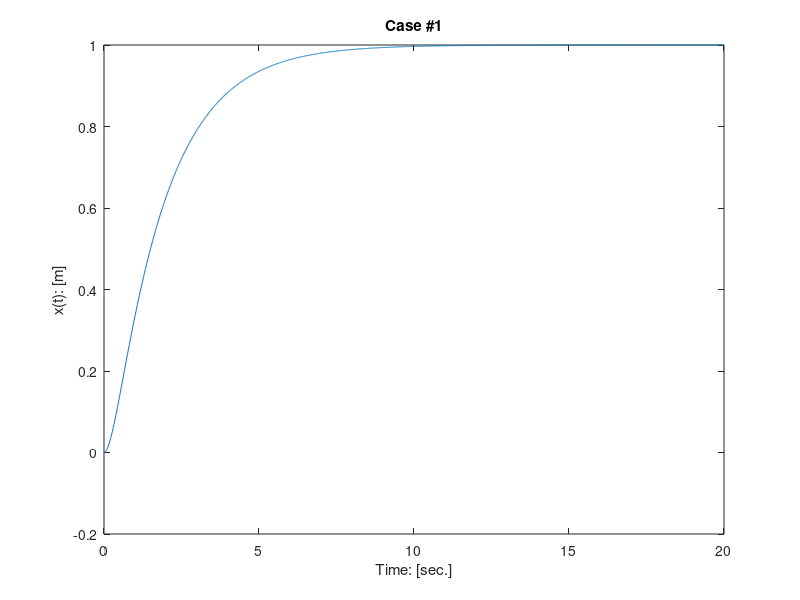
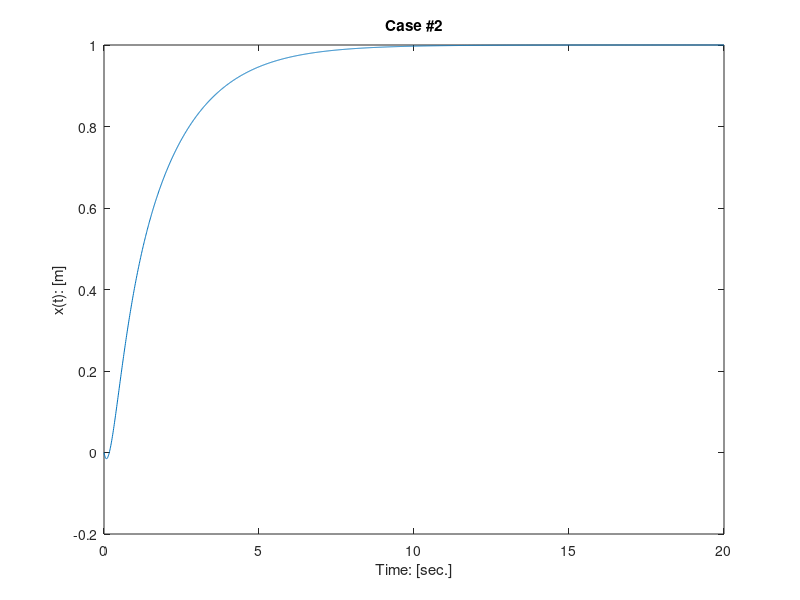
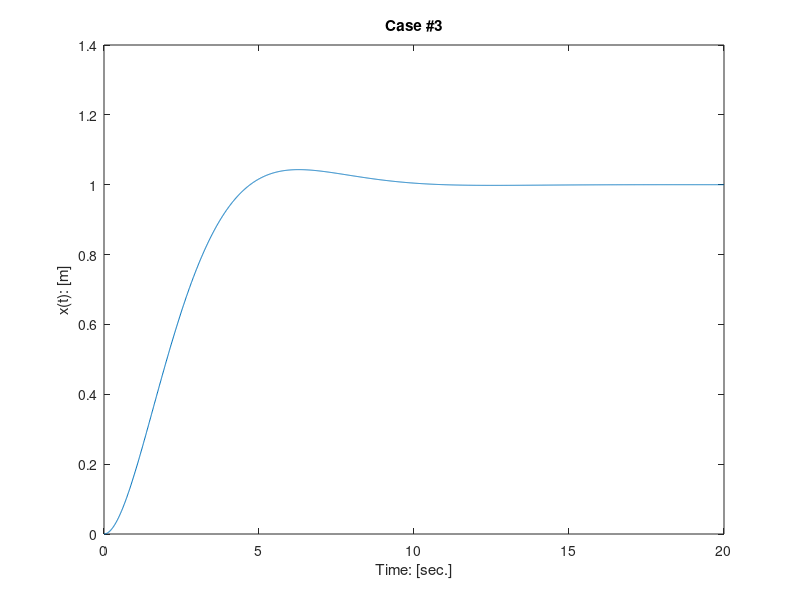
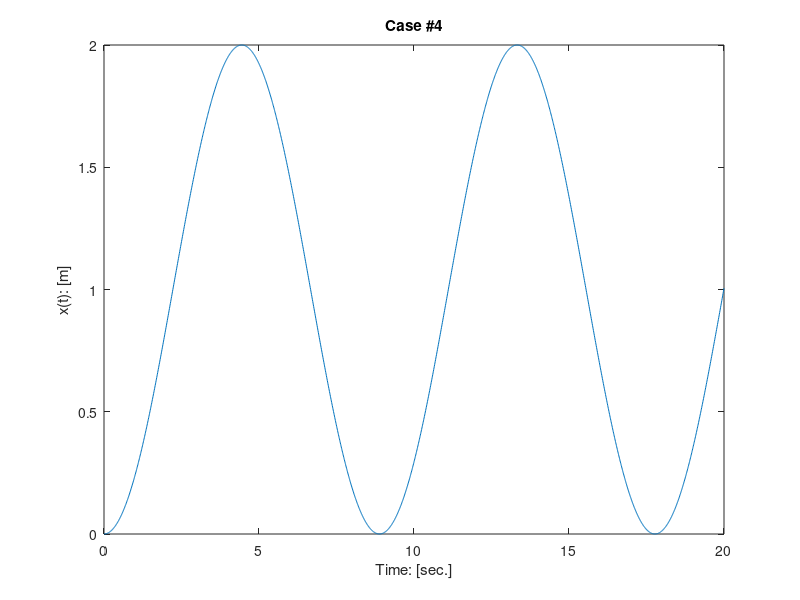

Write MATLAB code to recreate these figures, in order.
% 2019-10-18
% AUTHOR: ISAAC AYALA LOZANO
% TOPIC: 2ND ORDER SYSTEMS

close all
clear all
clc 

%  SIMULATION CONDITIONS

t_max = 20; % MAXIMUM SIMULATION TIME
Ts = 0.01; % SAMPLING TIME
N = t_max / Ts; % FIND TOTAL ITERATION STEPS
t = linspace(0,t_max, N);

%%%%%%%%%%%%%%%%%%%%%%%%%%%%%%%%%%%%
% 
%
%         CASE 1: b^2 > 4*m*k
%       REAL NON-REPEATED ROOTS
%
%%%%%%%%%%%%%%%%%%%%%%%%%%%%%%%%%%%%%

b = 2;
k = 1;
m = 0.5;

s1 = (-b + sqrt((b^2)-4*m*k))/(2*m);
s2 = (-b - sqrt((b^2)-4*m*k))/(2*m);

c1 = -s2/(s2-s1);
c2 = s1/((s2-s1)*k);

A = 1;

% TIME DOMAIN
x1 = c1*exp(s1*t) + c2*exp(s2*t) + A;

figure(1)
plot(t,x1)
xlabel("Time: [sec.]")
ylabel("x(t): [m]")
title("Case #1")

% FREQUENCY DOMAIN

xs1 = [1];  % SYSTEM OUTPUT
us1 = [m b k]; % SYSTEM INPUT
gs1 = tf(xs1, us1); % TRANSFER FUNCTION

figure(11)
step(gs1) 


%%%%%%%%%%%%%%%%%%%%%%%%%%%%%%%%%%%%
% 
%
%         CASE 2: b^2 = 4 mk
%           REPEATED ROOTS
%
%%%%%%%%%%%%%%%%%%%%%%%%%%%%%%%%%%%%%

b = 2;
k = 1;
m = 1;

s = (-b + sqrt((b^2)-4*m*k))/(2*m);

c1 = -1;
c2 = s;
A = 1;

% TIME DOMAIN
x2 = c1*exp(s1*t) + c2*t.*exp(s2*t) + A;

figure(2)
plot(t,x2)
xlabel("Time: [sec.]")
ylabel("x(t): [m]")
title("Case #2")

% FREQUENCY DOMAIN

xs1 = [1];  % SYSTEM OUTPUT
us1 = [m b k]; % SYSTEM INPUT
gs2 = tf(xs1, us1); % TRANSFER FUNCTION

figure(12)
step(gs2,t_max) 

%%%%%%%%%%%%%%%%%%%%%%%%%%%%%%%%%%%%
% 
%
%         CASE 3: b^2 < 4 mk
%     COMPLEX NUMBERS IN ROOTS
%
%%%%%%%%%%%%%%%%%%%%%%%%%%%%%%%%%%%%%

b = 2;
k = 1;
m = 2;

s1 = (-b + sqrt((b^2)-4*m*k))/(2*m);
s2 = (-b - sqrt((b^2)-4*m*k))/(2*m);

c1 = s1;
c2 = s2;
A = 1;

% TIME DOMAIN
x3 = c1*exp(s1*t) + c2*exp(s2*t) + A;

figure(3)
plot(t,x3)
xlabel("Time: [sec.]")
ylabel("x(t): [m]")
title("Case #3")

% FREQUENCY DOMAIN

xs1 = [1];  % SYSTEM OUTPUT
us1 = [m b k]; % SYSTEM INPUT
gs3 = tf(xs1, us1); % TRANSFER FUNCTION

figure(13)
step(gs3,t_max) 


%%%%%%%%%%%%%%%%%%%%%%%%%%%%%%%%%%%%
% 
%
%         CASE 4: b = 0
%     NO DAMPING IN THE SYSTEM
%
%%%%%%%%%%%%%%%%%%%%%%%%%%%%%%%%%%%%%

b = 0;
k = 1;
m = 2;

s1 = (-b + sqrt((b^2)-4*m*k))/(2*m);
s2 = (-b - sqrt((b^2)-4*m*k))/(2*m);

c1 = -0.5;
c2 = -0.5;
A = 1;

% TIME DOMAIN
x4 = c1*exp(s1*t) + c2*exp(s2*t) + A;

figure(4)
plot(t,x4)
xlabel("Time: [sec.]")
ylabel("x(t): [m]")
title("Case #4")

% FREQUENCY DOMAIN

xs1 = [1];  % SYSTEM OUTPUT
us1 = [m b k]; % SYSTEM INPUT
gs4 = tf(xs1, us1); % TRANSFER FUNCTION

figure(14)
step(gs4,t_max) 